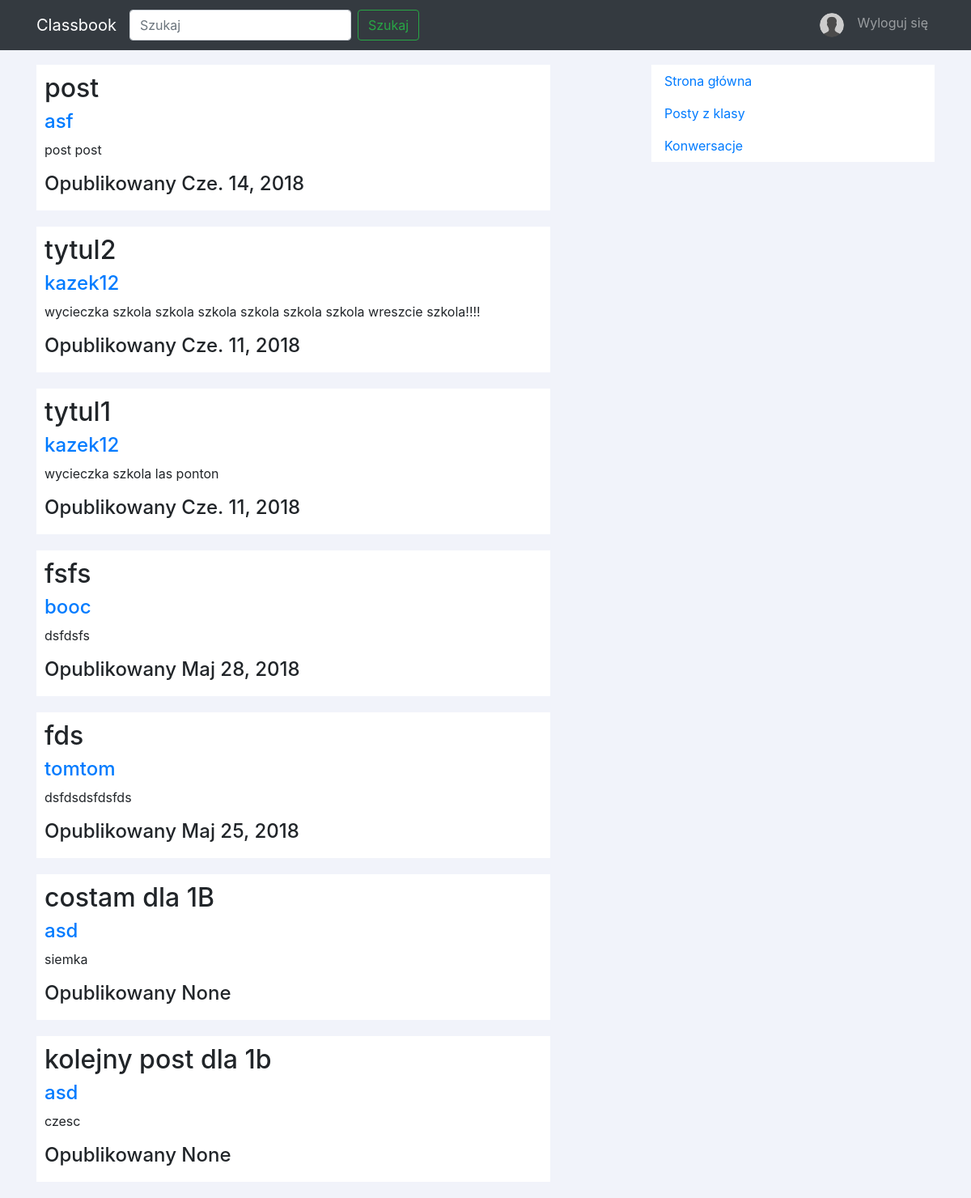
The page /tag/polski/ (signed in) on the database its author committed.
### main/models.py (models this page shows, shortened)
class Post(models.Model):
	title = models.CharField(max_length=150)
	content = models.CharField(max_length=10000)
	publish_date = models.DateTimeField(default=datetime.now)
	user = models.ForeignKey(User, on_delete=models.CASCADE)
	tags = models.ManyToManyField(Tag)
	comments = models.ManyToManyField(Comment)
	photo = models.ImageField(upload_to='main/static/main/imgs/', blank=True, null=True)
	school = models.ForeignKey(School, on_delete=models.CASCADE, null=True, blank=True)
	postClass = models.ForeignKey(Class, on_delete=models.CASCADE, null=True, blank=True)
	class Meta:
		ordering = ['-publish_date', 'title']

### main/views.py (the view)
# urls.py: url(r'^tag/(?P<name>\w+)/$', views.tag_view, name="tag_view"),
@login_required(login_url='/')
def tag_view(request, name):
	posts = Post.objects.filter(tags__name=name)
	context = {
		"name": name,
		"posts": posts
	}
	return render(request, 'search/tag_view.html', context)

### main/templatetags/profile.py (called while the page is built)
@register.simple_tag
def get_profile_avatar(user, view_name = 0, username = 0):
	if view_name:
		avatar = Profile.objects.get(user=User.objects.get(username=username)).avatar
	else:
		avatar = Profile.objects.get(user=user).avatar
	if avatar:
		return avatar.url[4:]
	else:
		return '/static/main/avatars/default.png'

### main/templates/search/tag_view.html (shortened to what this page needs)
{% extends 'main/base.html' %}
{% block header %}
	{% load profile %}
	{% load humanize %}
{% endblock %}
{% block content %}
	<div id="posts">
		{% for post in posts %}
			<div class="post">
				<h2> {{ post.title }} </h2>
				<a href="{% url 'user_view' post.user.username %}"><h4> {{ post.user.username }} </h4></a>
				<p> {{ post.content|truncatewords:20 }} </p>
				<h4> Opublikowany {{ post.publish_date|naturalday }} </h4>
			</div>
		{% endfor %}
	</div>
{% endblock %}

### main/static/main/base.css (style rules this page uses)
body { background-color: #f8f9fa; }
.post { position: relative; background-color: white; padding: 10px; margin-bottom: 20px; }
#posts, #about { margin-top: 20px; }

### main/static/main/menu.css (style rules this page uses)
body { background: #F1F3FA; }

### rows shown on the page
Post: title "post", user.username "asf", content "post post", publish_date "Cze. 14, 2018"
Post: title "tytul2", user.username "kazek12", content "wycieczka szkola szkola szkola szkola szkola szkola wreszcie szkola!!!!", publish_date "Cze. 11, 2018"
Post: title "tytul1", user.username "kazek12", content "wycieczka szkola las ponton", publish_date "Cze. 11, 2018"
Post: title "fsfs", user.username "booc", content "dsfdsfs", publish_date "Maj 28, 2018"
Post: title "fds", user.username "tomtom", content "dsfdsdsfdsfds", publish_date "Maj 25, 2018"
Post: title "costam dla 1B", user.username "asd", content "siemka", publish_date "None"
Post: title "kolejny post dla 1b", user.username "asd", content "czesc", publish_date "None"
